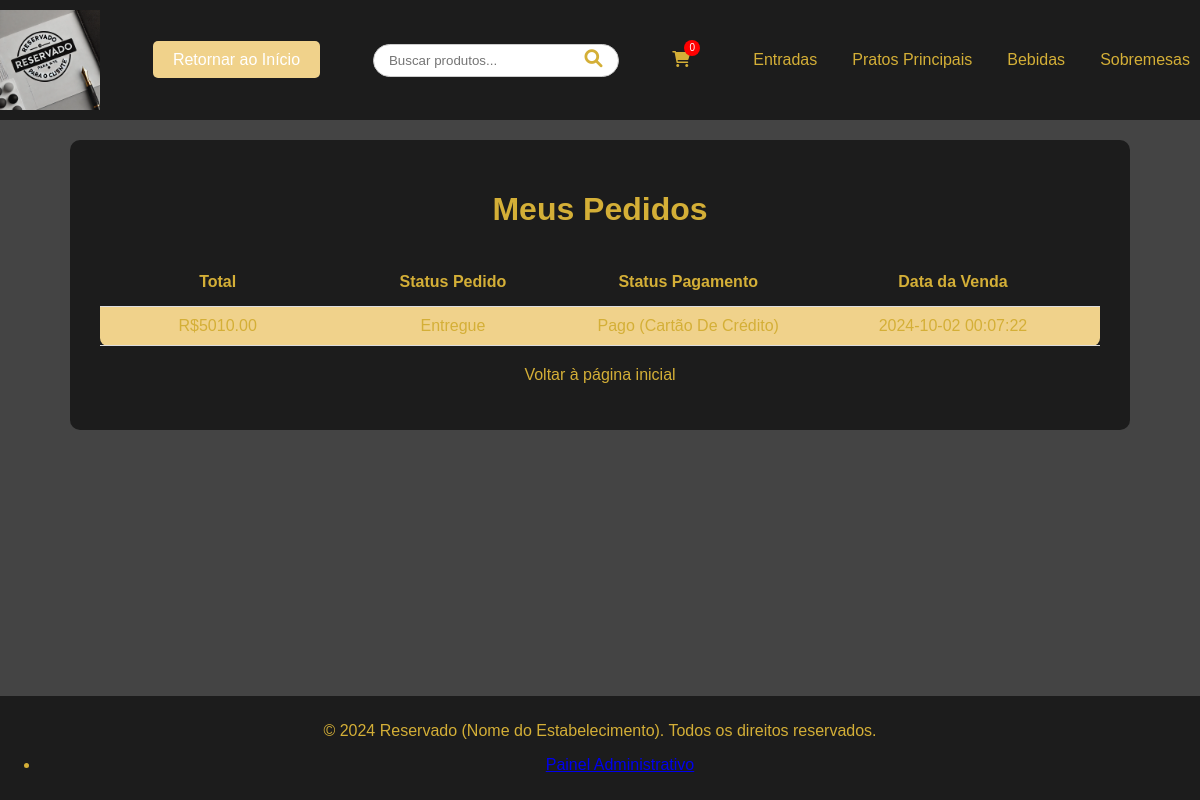
The page /meus_pedidos.php (signed in) on the database as committed earlier.
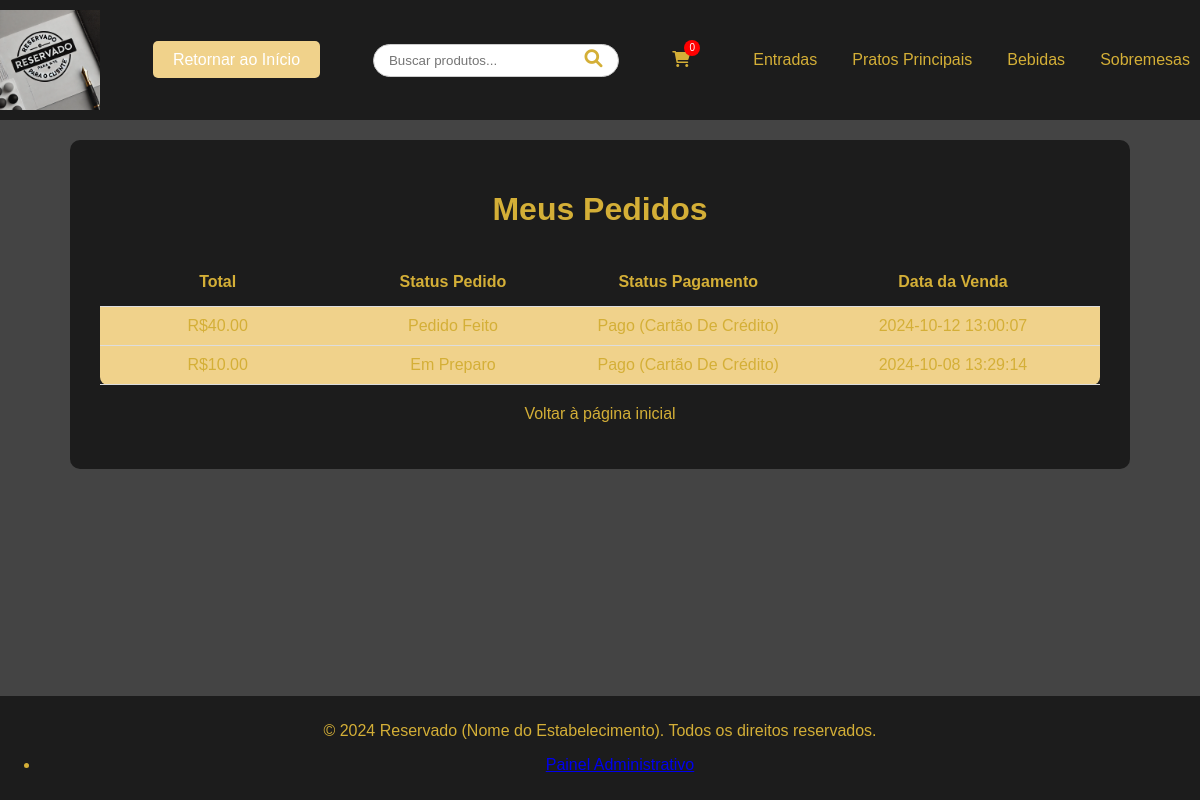
The same page on the database as committed later.
### tables this page shows
CREATE TABLE `vendas` (
  `id` int NOT NULL AUTO_INCREMENT,
  `cliente_id` int DEFAULT NULL,
  `data_venda` timestamp NULL DEFAULT CURRENT_TIMESTAMP,
  `total` decimal(10,2) NOT NULL,
  `status` enum('Pendente','Pago (Cartão De Crédito)','Pago (Pix)') DEFAULT 'Pendente',
  `status_pedido` enum('Pedido Feito','Em Preparo','Saiu para Entrega','Entregue') DEFAULT 'Pedido Feito',
  PRIMARY KEY (`id`),
  KEY `cliente_id` (`cliente_id`)
);

### config.php (called while the page is built, shortened)
<?php
$sections = [
    "entradas" => [
        "title" => "Entradas",
        "url" => "sections/entradas.php"
    ],
    "principais" => [
        "title" => "Pratos Principais",
        "url" => "sections/principais.php"
    ],
    "bebidas" => [
        "title" => "Bebidas",
        "url" => "sections/bebidas.php"
    ],
    "sobremesas" => [
        "title" => "Sobremesas",
        "url" => "sections/sobremesas.php"
    ],
];

### meus_pedidos.php (the view, shortened to what this page needs)
<?php
include 'header.php';
require_once 'db/conexao.php';
$usuario_id = $_SESSION['user_id'];
$stmt = $pdo->prepare("
    SELECT total, status_pedido, status, data_venda
    FROM vendas
    WHERE cliente_id = ?
    ORDER BY data_venda DESC
");
$stmt->execute([$usuario_id]);
$pedidos = $stmt->fetchAll(PDO::FETCH_ASSOC);
?>
<!DOCTYPE html>
<html lang="pt-BR">
<head>
    <link rel="stylesheet" href="assets/css/style.css">
</head>
<body>
    <div class="container" style="padding: 30px; background-color: #1c1c1c; color: #d4af37; border-radius: 10px; max-width: 1000px; margin: 0 auto;">
        <h1 style="text-align: center; margin-bottom: 30px;">Meus Pedidos</h1>
        <div class="table-container">
            <table>
                <tr>
                    <th style="width: 20%;">Total</th>
                    <th style="width: 20%;">Status Pedido</th>
                    <th style="width: 20%;">Status Pagamento</th>
                    <th style="width: 25%;">Data da Venda</th>
                </tr>
                <?php if (!empty($pedidos)): ?>
                    <?php foreach ($pedidos as $pedido): ?>
                    <tr>
                        <td style="padding: 10px; border-bottom: 1px solid #ddd; text-align: center;">R$<?php echo htmlspecialchars($pedido['total']); ?></td>
                        <td style="padding: 10px; border-bottom: 1px solid #ddd; text-align: center;"><?php echo htmlspecialchars($pedido['status_pedido']); ?></td>
                        <td style="padding: 10px; border-bottom: 1px solid #ddd; text-align: center;"><?php echo htmlspecialchars($pedido['status']); ?></td>
                        <td style="padding: 10px; border-bottom: 1px solid #ddd; text-align: center;"><?php echo htmlspecialchars($pedido['data_venda']); ?></td>
                    </tr>
                    <?php endforeach; ?>
                <?php else: ?>
                    <tr>
                        <td colspan="4" style="padding: 15px; text-align: center;">Você ainda não fez nenhum pedido.</td>
                    </tr>
                <?php endif; ?>
            </table>
        </div>
        <p style="text-align: center; margin-top: 20px;">
            <a href="index.php" style="color: #d4af37; text-decoration: none;">Voltar à página inicial</a>
        </p>
    </div>
</body>
</html>
<?php
include 'footer.php';
?>

### header.php (shortened to what this page needs)
<?php
include 'config.php';
?>
<!DOCTYPE html>
<html lang="pt-BR">
<head>
    <link rel="stylesheet" href="/cardapio-dinamico/assets/css/style.css">
    <link rel="stylesheet" href="https://cdnjs.cloudflare.com/ajax/libs/font-awesome/6.0.0-beta3/css/all.min.css">
</head>
<body>
<header>
    <div class="logo-container">
        <img src="/cardapio-dinamico/path/logo.jpg" alt="Logo do Cliente" class="logo">
    </div>
    <div class="return-button-container">
        <a href="/cardapio-dinamico/index.php" class="return-button">Retornar ao Início</a>
    </div>
    <div class="search-container">
        <form action="/cardapio-dinamico/busca.php" method="GET">
            <input type="text" name="q" placeholder="Buscar produtos..." required>
            <button type="submit">
                <i class="fas fa-search"></i>
            </button>
        </form>
    </div>
    <div class="cart-icon" onclick="window.location.href='/cardapio-dinamico/carrinho.php'">
        <i class="fas fa-shopping-cart"></i>
        <?php if (isset($_SESSION['user_id'])): ?>
            <span id="cart-count" class="cart-count">0</span>
        <?php else: ?>
            <span id="cart-count" class="cart-count hidden"></span>
        <?php endif; ?>
    </div>
    <nav>
        <ul>
            <?php foreach ($sections as $id => $section): ?>
                <li><a href="/cardapio-dinamico/<?php echo $section['url']; ?>"><?php echo $section['title']; ?></a></li>
            <?php endforeach; ?>
        </ul>
    </nav>
</header>
<main>
</body>
</html>

Rows that differ between the two databases and show on the page:
removed vendas: total "5010.00", status_pedido "Entregue", status "Pago (Cartão De Crédito)", data_venda "2024-10-02 00:07:22"
added vendas: total "40.00", status_pedido "Pedido Feito", status "Pago (Cartão De Crédito)", data_venda "2024-10-12 13:00:07"
added vendas: total "10.00", status_pedido "Em Preparo", status "Pago (Cartão De Crédito)", data_venda "2024-10-08 13:29:14"
